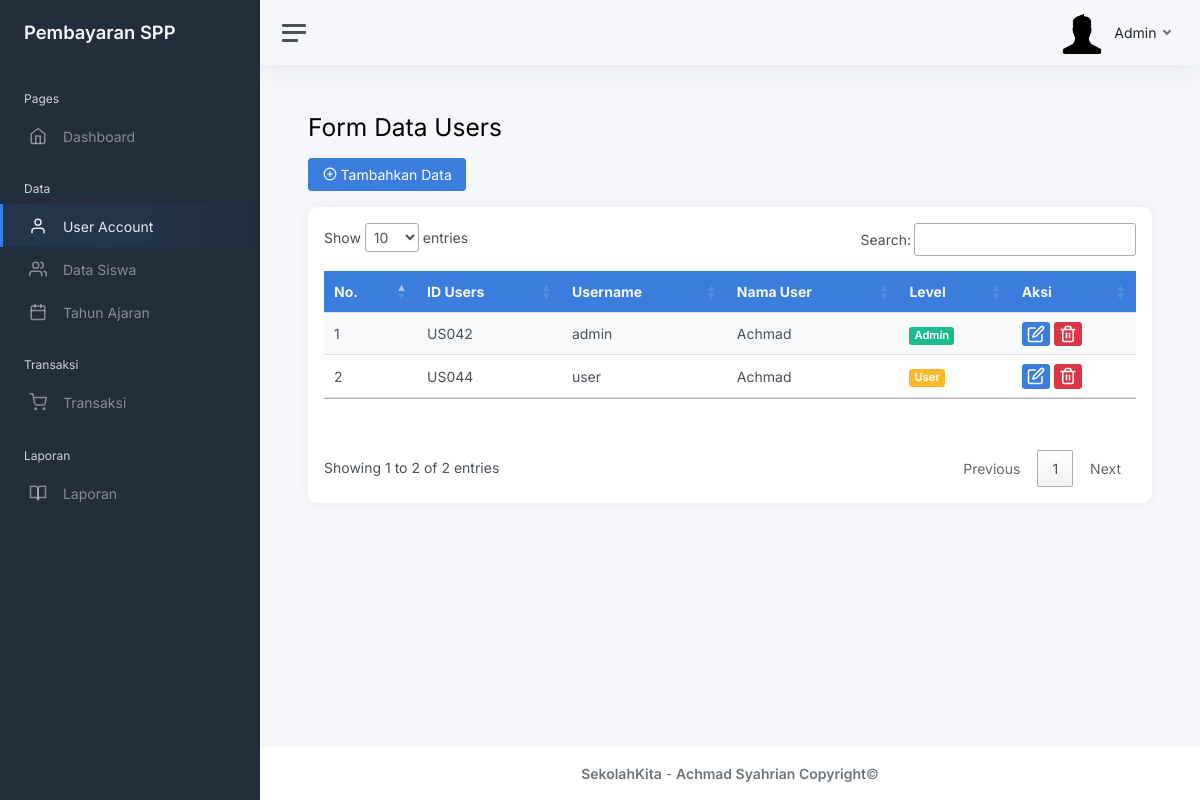
The page /static/pages/data-view/user-account/user-account.php (signed in) on the database as committed earlier.
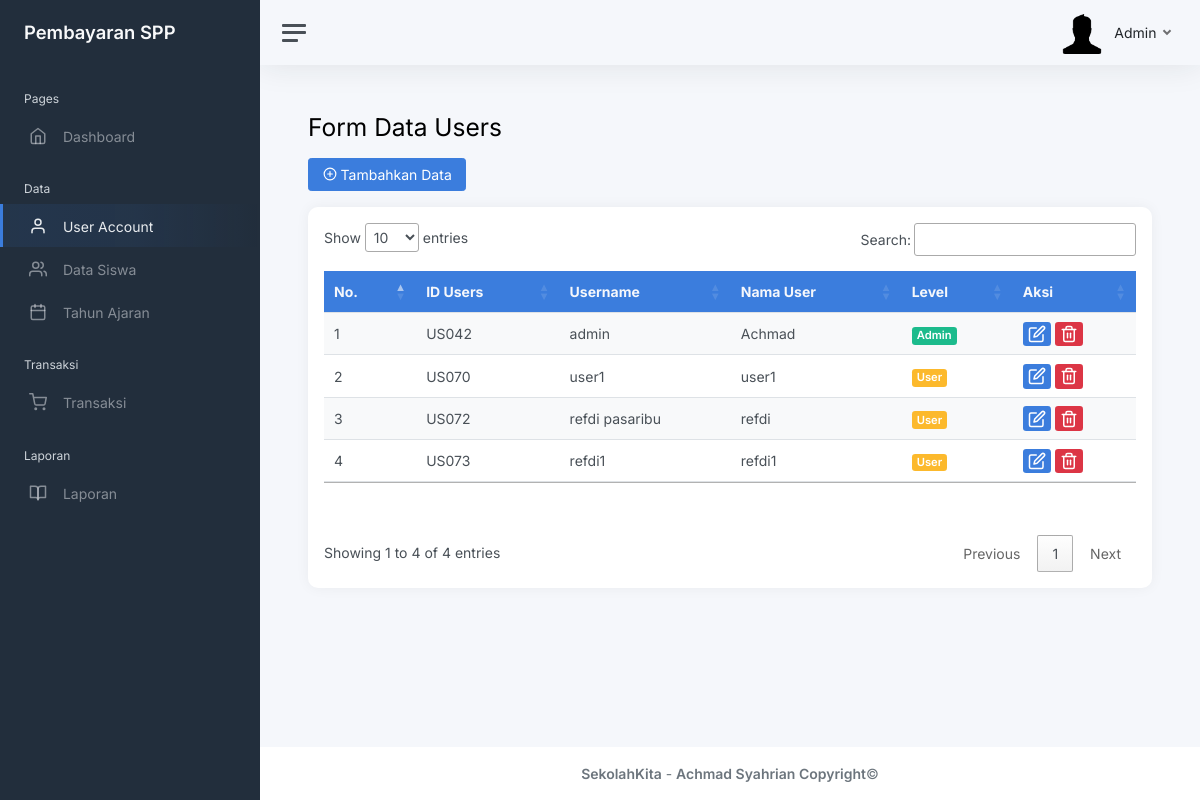
The same page on the database as committed later.
### tables this page shows
CREATE TABLE `user` (
  `id` int(11) NOT NULL,
  `id_user` char(5) NOT NULL,
  `username` varchar(20) NOT NULL,
  `password` varchar(100) NOT NULL,
  `nama_user` varchar(50) NOT NULL,
  `level` varchar(20) NOT NULL
);

### static/pages/functions.php (called while the page is built, shortened)
<?php
$connect = mysqli_connect("localhost", "root", "", "spp_sekolah");
function query($query) {
  global $connect;
  $result = mysqli_query($connect, $query);
  $rows = [];
    while ($row = mysqli_fetch_assoc($result)) {
      $rows[] = $row;
    }
    return $rows;
}
?>

### static/pages/data-view/user-account/user-account.php (the view, shortened to what this page needs)
<?php
$titlePage ="Users";
$titleTable = "user";
require '../../functions.php';
$result = query("SELECT * FROM $titleTable");
?>
<!DOCTYPE html>
<html lang="en">
	<?php
		include('../../../partials/head.php');
	?>
<body>
	<div class="wrapper">
	<?php
		include('../../../partials/navbar.php');
	?>
		<div class="main">
			<?php
				include('../../../partials/navbar-top.php');
			?>
			<main class="content ">
				<div class="container-fluid p-0 ">
					<h1 class="h2 mb-3 animate__animated animate__fadeInUp animate__fast">Form Data Users</h1>
					<div class="card-footer animate__animated animate__fadeInUp animate__fast mb-3">
							<a class="" href="tambah-user">
								<button class="btn btn-primary" type="submit">
								<i class='align-middle mb-1' data-feather='plus-circle'></i>
									Tambahkan Data
								</button>
							</a>
					</div>
					<div class="row animate__animated animate__fadeInUp slower">
						<div class="col-12 d-flex">
							<div class="card flex-fill p-3" style="border-radius:10px;">
								<table class="table table-hover my-5  table-responsive data table-striped" id="table">
									<thead>
										<tr class="bg-primary text-light">
											<th>No.</th>
											<th class="d-xl-table-cell">ID Users</th>
											<th class="d-xl-table-cell">Username</th>
											<th class="d-xl-table-cell">Nama User</th>
											<th class="d-xl-table-cell">Level</th>
											<th class="d-md-table-cell">Aksi</th>
										</tr>
									</thead>
									<tbody>
										<?php $i=1; ?>
										<?php foreach ($result as $row) : ?>
												<td><?= $i; ?></td>
												<td class="d-xl-table-cell"><?= $row["id_user"]; ?></td>
												<td class="d-xl-table-cell"><?= $row["username"]; ?></td>
												<td class="d-md-table-cell"><?= $row["nama_user"]; ?></td>
												<td class="d-xl-table-cell">
													<span class="badge
													<?php if($row['level'] === "User") { echo "class= bg-warning";}
														else{
															echo "class= bg-success";
														}?>
													">
														<?= $row["level"]; ?>
													</span>
												</td>
												<td>
													<a href="ubah-user?id=<?= $row["id"]; ?>">
														<span class="badge bg-primary">
															<i class='align-middle' data-feather='edit'></i>
														</span>
													</a>
													<a href="<?=$root?>pages/hapus?id=<?= $row["id"]; ?>&titleTable=<?= $titleTable; ?>" onclick="return confirm('Anda yakin ingin menghapus data ini?')">
														<span class="badge bg-danger">
															<i class='align-middle' data-feather='trash-2'></i>
														</span>
													</a>
												</td>
										<?php $i++; ?>
										<?php endforeach; ?>
									</tbody>
								</table>
							</div>
						</div>
					</div>
				</div>
			</main>
			<?php
				include('../../../partials/footer.php');
			?>
		</div>
	</div>
</body>
</html>

### static/partials/head.php (shortened to what this page needs)
<?php
$root = "http://localhost:8080/project/project-spp/project-spp_AchmadSyahrian/static/";
?>
<head>
	<link href="<?= $root;?>css/app.css" rel="stylesheet">
	<link rel="stylesheet" href="//cdn.datatables.net/1.12.1/css/jquery.dataTables.min.css">
	<link rel="stylesheet" href="https://cdnjs.cloudflare.com/ajax/libs/animate.css/4.1.1/animate.min.css">
</head>

### static/partials/navbar.php (shortened to what this page needs)
<nav id='sidebar' class='sidebar js-sidebar'>
			<div class='sidebar-content js-simplebar'>
				<a class='sidebar-brand' href='<?=$root?>pages/'>
          <span class='align-middle'>Pembayaran SPP</span>
        </a>
				<ul class='sidebar-nav'>
					<li class='sidebar-header'>
						Pages
					</li>
					<li <?php if($titlePage == "Dashboard") echo "class='sidebar-item active animate__animated animate__fadeIn'"; ?>>
						<a class='sidebar-link' href='<?=$root?>pages/'>
              <i class='align-middle' data-feather='home'></i> <span class='align-middle'>Dashboard</span>
            </a>
					</li>
					<li class='sidebar-header disable'>
						Data
					</li>
					<li <?php if($titlePage == "Users") echo "class='sidebar-item active animate__animated animate__fadeIn'"; ?> class="disable">
						<a class='sidebar-link' href='<?= $root?>pages/data-view/user-account/user-account'>
              <i class='align-middle' data-feather='user'></i> <span class='align-middle'>User Account</span>
            </a>
					</li>
					<li <?php if($titlePage == "Siswa") echo "class='sidebar-item active animate__animated animate__fadeIn'"; ?> class="disable">
						<a class='sidebar-link' href='<?=$root?>pages/data-view/data-siswa/data-siswa'>
              <i class='align-middle' data-feather='users'></i> <span class='align-middle'>Data Siswa</span>
            </a>
					</li>
					<li <?php if($titlePage == "Tahun Ajaran") echo "class='sidebar-item active animate__animated animate__fadeIn'"; ?> class="disable">
						<a class='sidebar-link' href='<?=$root?>pages/data-view/tahun-ajaran/tahun-ajaran'>
              <i class='align-middle' data-feather='calendar'></i> <span class='align-middle'>Tahun Ajaran</span>
            </a>
					</li>
					<li class='sidebar-header disable'>
						Transaksi
					</li>
					<li <?php if($titlePage == "Transaksi") echo "class='sidebar-item active animate__animated animate__fadeIn'"; ?> class="disable">
						<a class='sidebar-link' href='<?=$root?>pages/transaksi-view/transaksi'>
              <i class='align-middle' data-feather='shopping-cart'></i> <span class='align-middle'>Transaksi</span>
            </a>
					</li>
					<li class='sidebar-header'>
						Laporan
					</li>
					<li <?php if($titlePage == "Laporan") echo "class='sidebar-item active animate__animated animate__fadeIn'"; ?>>
						<a class='sidebar-link' href='<?=$root?>pages/laporan-view/laporan'>
              <i class='align-middle' data-feather='book-open'></i> <span class='align-middle'>Laporan</span>
            </a>
					</li>
				</ul>
			</div>
		</nav>

### static/partials/navbar-top.php (shortened to what this page needs)
<?php
$result = query("SELECT * FROM user");
$account = $_SESSION['level'];
?>
<nav class='navbar navbar-expand navbar-light '>
	<a class='sidebar-toggle js-sidebar-toggle'>
		<i class='hamburger align-self-center'></i>
	</a>
	<div class='navbar-collapse collapse'>
		<ul class='navbar-nav navbar-align'>
			<li class='nav-item dropdown'>
				<a class='nav-link dropdown-toggle d-none d-sm-inline-block' href='#' data-bs-toggle='dropdown'>
					<img src='<?=$root?>img/avatars/avatar.png' class='avatar img-fluid rounded me-2' alt='Admin' /> <span class='text-dark'><?= $account; ?></span>
				</a>
			</li>
		</ul>
	</div>
</nav>

### static/partials/footer.php
<footer class='footer'>
				<div class='container-fluid'>
					<div class='row text-muted'>
						<div class='col-12 text-center'>
								<p style="display:inline;" class='text-muted' href='' target='_blank'><strong>SekolahKita</strong></p> - <p style="display:inline;" class='text-muted' href='' target='_blank'><strong>Achmad Syahrian Copyright</strong></p>&copy;
						</div>
					</div>
				</div>
			</footer>

Rows that differ between the two databases and show on the page:
removed user: id_user "US044", username "user", nama_user "Achmad", level "User"
added user: id_user "US070", username "user1", nama_user "user1", level "User"
added user: id_user "US072", username "refdi pasaribu", nama_user "refdi", level "User"
added user: id_user "US073", username "refdi1", nama_user "refdi1", level "User"
Other text that changed with them:
text written by a page script: "Show entries Search: Showing 1 to 2 of 2 entries Previous 1 Next" → "Show entries Search: Showing 1 to 4 of 4 entries Previous 1 Next"
